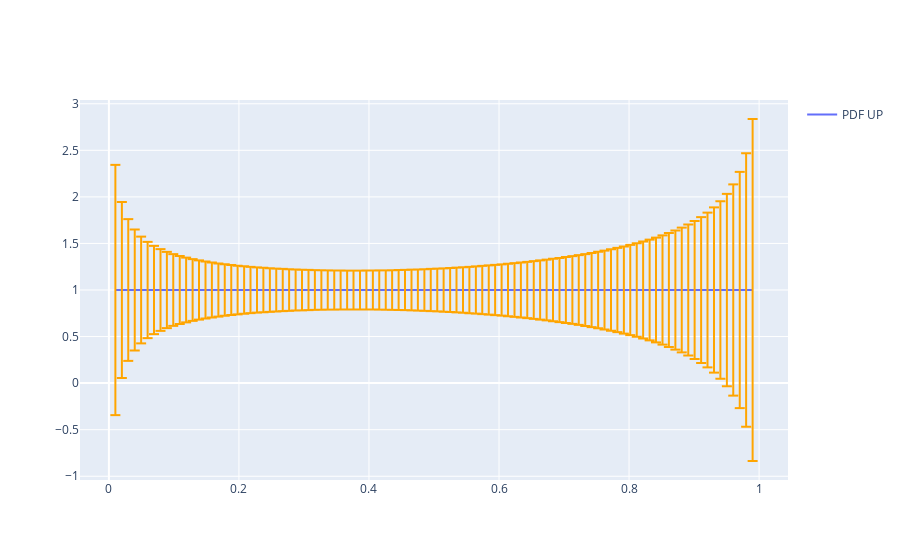

The notebook cell this image was saved under:
### Code cell
#--- Plot the figure (Ratio Plot)
figure_g = go.Figure()
pdf_up_trace = go.Scattergl(
                        x = pdf_dict['x-axis'],
                        y = np.ones(len(pdf_dict['x-axis'])),#pdf_dict['u'].mean(axis=0),
                        name='PDF UP',
                        showlegend=True,
                        error_y=dict(
                                type='data',
                                color='orange',
                                array=pdf_dict['u'].std(axis=0)/pdf_dict['d'].mean(axis=0),
                                #array=pdf_dict['u'].std(axis=0)*5,
                                visible=True
                                )
                        )
#--- Plotting pdf_up
figure_g.add_trace(pdf_up_trace)
